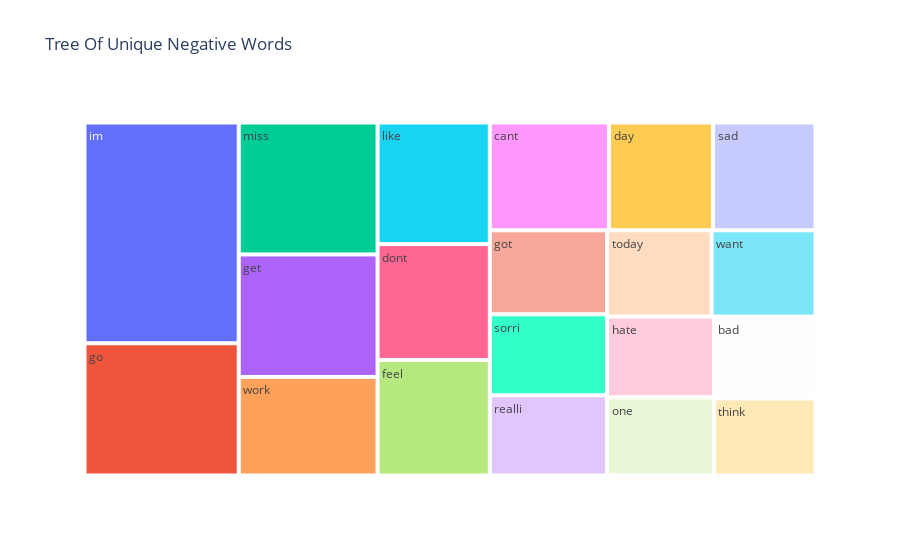

The cell this chart's notebook holds for it:
### Code cell
# Create a treemap using Plotly Express to visualize top negative words
fig = px.treemap(top_negative_words, path=['Word'], values='Count', title='Tree Of Unique Negative Words')
fig.show()

### Figure 1 — Plotly figure (JSON) as saved in the notebook; plotly's stock layout.template omitted (floating-point values rounded to 4 significant figures)
{"data": [{"branchvalues": "total", "domain": {"x": [0, 1], "y": [0, 1]}, "hovertemplate": "labels=%{label}<br>Count=%{value}<br>parent=%{parent}<br>id=%{id}<extra></extra>", "ids": ["bad", "cant", "day", "dont", "feel", "get", "go", "got", "hate", "im", "like", "miss", "one", "realli", "sad", "sorri", "think", "today", "want", "work"], "labels": ["bad", "cant", "day", "dont", "feel", "get", "go", "got", "hate", "im", "like", "miss", "one", "realli", "sad", "sorri", "think", "today", "want", "work"], "name": "", "parents": ["", "", "", "", "", "", "", "", "", "", "", "", "", "", "", "", "", "", "", ""], "type": "treemap", "values": [300, 463, 404, 469, 467, 613, 735, 355, 311, 1227, 492, 660, 301, 339, 398, 342, 282, 325, 323, 493]}], "layout": {"legend": {"tracegroupgap": 0}, "title": {"text": "Tree Of Unique Negative Words"}}}
